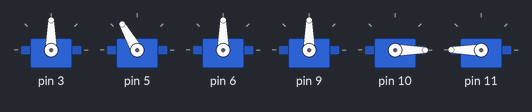
This sketch was run on a simulated Arduino Uno, built with avr-gcc and run on an emulated ATmega328P. Parts: 6 × servo.

Above: at 0.1 s.
At 9.6 s:
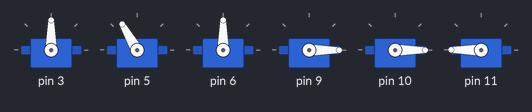
At 14.7 s:
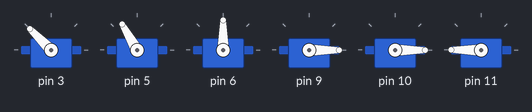
At 19.4 s:
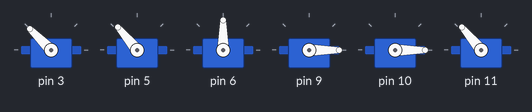
At 26.0 s:
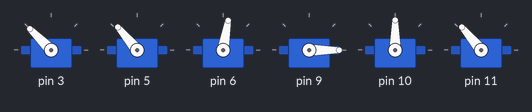
At 38.7 s:
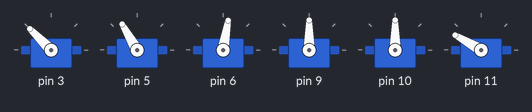
Timing chart, 0 to 40.0 s (numbered marks = the images above):
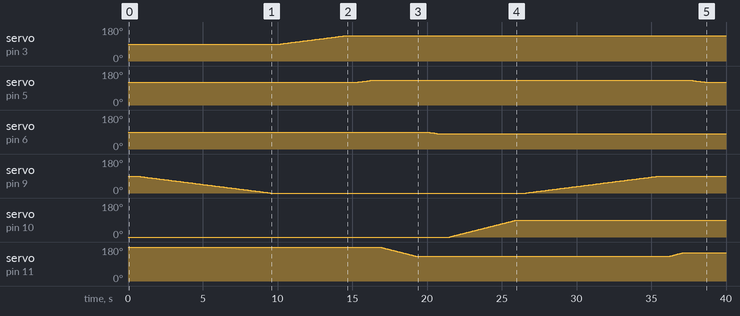

The sketch:

main.ino
```cpp
#include "servo_joint.h"
#include "inverse_kinematics.h"

int count = 2;//Variable to keep track on first iteration

//Fixed configuration angles
int angle_1 = 90;
int angle_2 = 120;
int angle_3 = 90;
int angle_4 = 90;
int angle_5 = 0;
int angle_6 = 180;

int joint1_var = angle_1;
int joint2_var = angle_2;
int joint3_var = angle_3;
int joint4_var = angle_4;
int joint5_var = angle_5;
int joint6_var = angle_6;

//Gripper
int open_pos = 130;
int closed_pos = 150;

void setup() {
  Serial.begin(9600);


  //Move the arm to its initial position
  servo_joint joint1(angle_1, 3);
  servo_joint joint2(angle_2, 5);
  servo_joint joint3(angle_3, 6);
  servo_joint joint4(angle_4, 9);
  servo_joint joint5(angle_5, 10);
  servo_joint joint6(angle_6, 11);


  //start and end positions
  float x_init = 5;
  float y_init = 5;
  float z_init = 3;
  float psi_init = 0;
  float theta_init = 0;
  float phi_init = 0;

  float x_fin = 10;
  float y_fin = 0;
  float z_fin = 10;
  float psi_fin = 0;
  float theta_fin = 0;
  float phi_fin = 0;

  //calculating inverse kinematics
  float *init_joints_para = inverse_pos_kinematics( x_init,  y_init,  z_init);
  float *fin_joints_para = inverse_pos_kinematics( x_fin,  y_fin,  z_fin);


  //Go to start position from fixed initial position
  delay(500);
  angle_4 = joint4.rotate(angle_4, 0, 100,count);
  delay(500);
  angle_1 = joint1.rotate(angle_1, ((int)*init_joints_para)+90, 100,count);
  delay(500);
  angle_2 = joint2.rotate(angle_2, (int)*(init_joints_para+1), 100,count);
  delay(500);
  angle_6 = joint6.rotate(angle_6, open_pos, 50,count);
  delay(500);
  angle_3 = joint3.rotate(angle_3, ((int)*(init_joints_para+2))+10, 100,count);
  delay(500);
  angle_5 = joint5.rotate(angle_5, 90, 50,count);
  delay(500);
  angle_4 = joint4.rotate(angle_4, 90, 100,count);
  delay(500);

  //Go to end postion and drop the object
  angle_6 = joint6.rotate(angle_6, closed_pos, 50,count);
  delay(500);
  angle_2 = joint2.rotate(angle_2, 120, 100,count);
  delay(500);
  angle_5 = joint5.rotate(angle_5, 90, 50,count);
  delay(500);
  angle_4 = joint4.rotate(angle_4, 0, 100,count);
  delay(500);
  angle_1 = joint1.rotate(angle_1, (int)*fin_joints_para+90, 100,count);
  delay(500);
  angle_2 = joint2.rotate(angle_2, (int)*(fin_joints_para+1)+20, 100,count);
  delay(500);
  angle_3 = joint3.rotate(angle_3, (int)*(init_joints_para+2)+20, 100,count);
  delay(500);
  angle_5 = joint5.rotate(angle_5, 0, 50,count);
  delay(500);
  angle_4 = joint4.rotate(angle_4, 90, 100,count);
  delay(500);
  angle_6 = joint6.rotate(angle_6, open_pos, 50,count);
  delay(500);

  //Coming back to fixed position
  angle_2 = joint2.rotate(angle_2, 120, 100,count);
  delay(500);
  angle_1 = joint1.rotate(angle_1, 90, 100,count);
  delay(500);
  angle_3 = joint3.rotate(angle_3, 110, 100,count);
  delay(500);
  angle_4 = joint4.rotate(angle_4, 90, 100,count);
  delay(500);
  angle_5= joint5.rotate(angle_5, 0, 100,count);
  delay(500);
  angle_6 = joint6.rotate(angle_6, 180, 50,count);


}

void loop() {


}
```

inverse_kinematics.cpp
```cpp
#include "inverse_kinematics.h"
#include <math.h>
#include <Arduino.h>

//Function to calculate O_c from EE position
float *calculate_Oc(float x, float y, float z)
{
    float *O_c = new float[3];
    O_c[0] = x;
    O_c[1] = y;
    O_c[2] = z+17.5;
    return O_c;
}


float *inverse_pos_kinematics(float x, float y, float z)
{
    float *angles = new float[3];
    float *O_c = calculate_Oc(x, y, z);
    float x_c = O_c[0];
    float y_c = O_c[1];
    float z_c = O_c[2];
    float r_2 = (x_c * x_c + y_c * y_c);
    float r = sqrt(r_2);
    float s = z_c - 7;


    float ang = (-(r * r) - (s * s) + (L_1 * L_1) + (L_2 * L_2)) / (2 * L_1 * L_2);

    angles[0] = angle_to_degree(atan(y / x));
    angles[2] = angle_to_degree(acos(ang));
    float p = atan(L_2 * sin(*(angles + 2) / 180 * M_PI) / (L_1 - L_2 * cos(*(angles + 2) / 180 * M_PI)));
    float q = atan(s /r);
    angles[1] = angle_to_degree(p)+angle_to_degree(q);
    return &angles[0];
}
```

inverse_kinematics.h
```cpp
#ifndef inverse_kinematics_h
#define inverse_kinematics_h

#define L_1 10.5 //link2 length
#define L_2 15.0 //link3 length
#define angle_to_degree(val) (val * 180 / 3.14159265358979323846)

extern float *calculate_Oc(float x, float y, float z);
extern float *inverse_pos_kinematics(float x, float y, float z);

#endif
```

servo_joint.cpp
```cpp
#include "servo_joint.h"
#include <Arduino.h>

//set the joint to its fixed configuration
  servo_joint::servo_joint(int fixed_angle_, int pin_) {

    fixed_angle = fixed_angle_;
    pin = pin_;
    joint.attach(pin);
    joint.write(fixed_angle);
  }

//rotate the joint by given angle
  int servo_joint::rotate(int init_pos_, int end_pos_, int tim_delay_, int count){
    if(init_pos_<= end_pos_){
      return clockwise_rotate(init_pos_, end_pos_, tim_delay_, count);
    }
    else if(end_pos_< init_pos_){
      return counter_clockwise_rotate(init_pos_, end_pos_, tim_delay_, count);
    }

  }

//clockwise rotation
  int servo_joint::clockwise_rotate(int init_pos_, int end_pos_, int tim_delay_, int count) {

    init_pos = init_pos_;
    end_pos = end_pos_;
    tim_delay = tim_delay_;
    if(count == 1){
      fixed_to_init(fixed_angle,init_pos);
    }
    if(init_pos == end_pos){
      joint.write(init_pos);
    }
    else{
    for (int pos = init_pos; pos <= end_pos; pos += 1) {
      joint.write(pos);
      delay(tim_delay);
    }
    }
    return end_pos;
  }

//anti-clockwise rotation
  int servo_joint::counter_clockwise_rotate(int init_pos_, int end_pos_, int tim_delay_,int count) {

    init_pos = init_pos_;
    end_pos = end_pos_;
    tim_delay = tim_delay_;
    if(count == 1){
      fixed_to_init(fixed_angle,init_pos);
    }
    for (int pos = init_pos; pos >= end_pos; pos -= 1) {
      joint.write(pos);
      delay(tim_delay);
    }
    return end_pos;
  }

//function to go from fixed config to task starting position
  void servo_joint::fixed_to_init(int fixed_angle, int init_pos) {
    if (fixed_angle > init_pos) {
      for (int pos = fixed_angle; pos >= init_pos; pos -= 1) {
        joint.write(pos);
        delay(tim_delay);
      }
    } else if(fixed_angle < init_pos) {
      for (int pos = fixed_angle; pos <= init_pos; pos += 1) {
        joint.write(pos);
        delay(tim_delay);
      }
    }
  }
;
```

servo_joint.h
```cpp
#ifndef _SERVO_JOINT_H_
#define _SERVO_JOINT_H_
#include <Servo.h>

class servo_joint {
  Servo joint;
private:
  int init_pos; //start position angle
  int end_pos; //final position angle
  int fixed_angle; // fixed position angle
  int tim_delay; //time step between each consecative link positions
  int pin;
public:
  servo_joint(int fixed_angle_, int pin_);
  int rotate(int init_pos_, int end_pos_, int tim_delay_, int count);
  int clockwise_rotate(int init_pos_, int end_pos_, int tim_delay_, int count) ;
  int counter_clockwise_rotate(int init_pos_, int end_pos_, int tim_delay_,int count) ;
  void fixed_to_init(int fixed_angle, int init_pos);
} ;
#endif
```

Measured:
- by itself, servo on pin 3: moves from 90° to 135° over 4.4 s
- by itself, servo on pin 5: rises from 120° to 130° in 0.90 s, then falls to 120° in 22.5 s
- by itself, servo on pin 6: moves from 90° to 80° over 0.90 s
- by itself, servo on pin 9: 90° → 89° at 0.60 s, → 88° 0.10 s later, → 87° 0.10 s later, → 86° 0.10 s later, … (182 changes in this stretch)
- by itself, servo on pin 10: moves from 0° to 90° over 4.5 s
